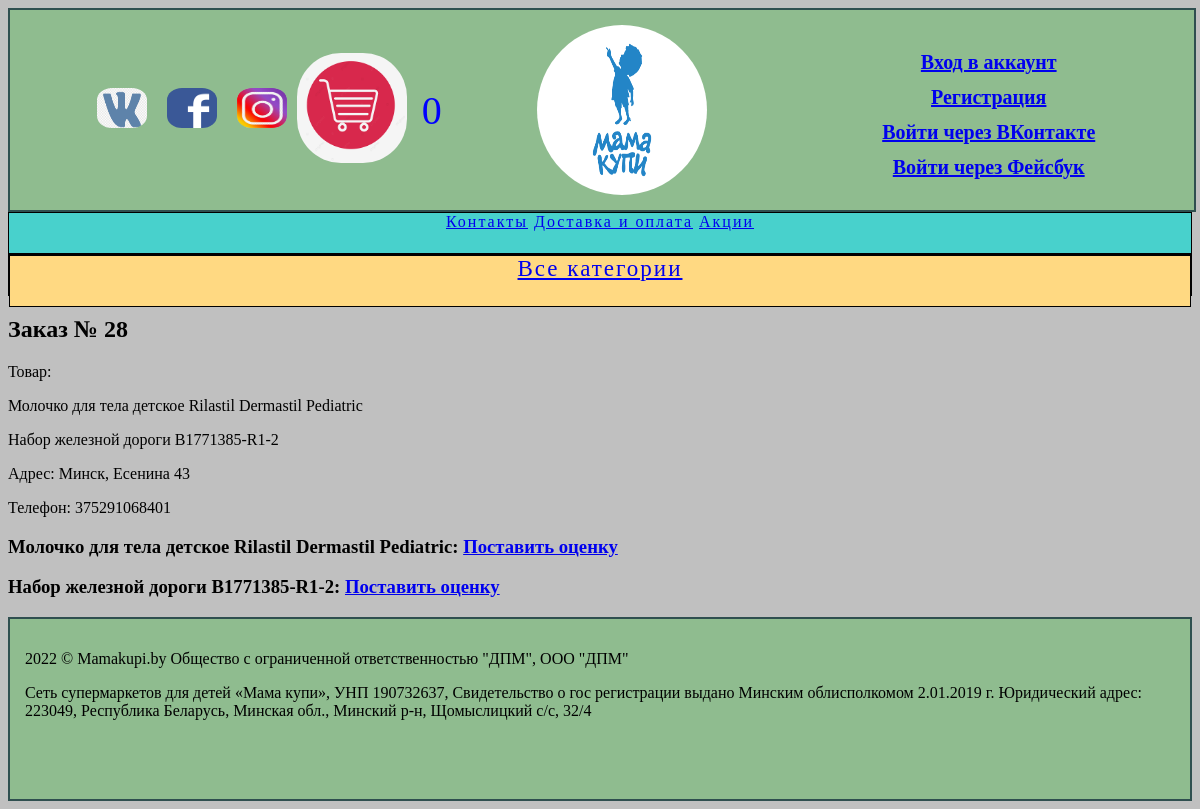
Page /order_details_for_buyer/28/ on the committed database.
### main/models.py (models this page shows, shortened)
class Order(models.Model):
    CHOICES_PAYMENT = (
        ('Наличные','Наличные при получении'),
        ('Оплата картой', 'Оплата картой'),
    )
    CHOICES_DELIVERY = (
        ('Самовывоз', 'Самовывоз'),
        ('Курьер', 'Курьер'),
        ('Почта', 'Почта'),
    )
    CHOICES_STATUS = (
        ('Принято в обработку', 'Принято в обработку'),
        ('Упакован и отправлен', 'Упакован и отправлен'),
        ('Доставлен покупателю', 'Доставлен покупателю'),
        ('Ожидание поступления товара', 'Ожидание поступления товара'),
        ('Отменен', 'Отменен'),
    )
    data_order = models.DateTimeField(auto_now_add=True)
    products = models.ManyToManyField('Product', verbose_name='Товар')
    buyer = models.ForeignKey(User, on_delete=models.SET_NULL, null=True, verbose_name='Покупатель')
    status = models.CharField(max_length=50, default='Принято в обработку', choices=CHOICES_STATUS, verbose_name='Статус заказа')
    total = models.DecimalField(max_digits=5, decimal_places=2, verbose_name='Итого')
    payment = models.CharField(max_length=50, choices=CHOICES_PAYMENT, verbose_name='Способ оплаты')
    delivery = models.CharField(max_length=50, choices=CHOICES_DELIVERY, verbose_name='Способ доставки')
    comment = models.TextField(blank=True, verbose_name='Комментарий')
    adress = models.TextField(null=True, verbose_name='Адрес')
    phone = models.CharField(null=True, max_length=13, verbose_name='Телефон')

class Product(models.Model):
    name = models.CharField(max_length=200, db_index=True)
    slug = AutoSlugField(max_length=200, db_index=True, populate_from='name')
    category = models.ForeignKey(Category, related_name='products', on_delete=models.CASCADE)
    brand = models.ForeignKey(Brand, related_name='brands', on_delete=models.CASCADE, null=True)
    price = models.DecimalField(max_digits=6, decimal_places=2)
    discount = models.BooleanField(default=False)
    sale = models.DecimalField(default=1, decimal_places=2, max_digits=3)
    country = models.CharField(max_length=50, db_index=True)
    description = models.TextField(blank=True)
    full_description = models.TextField(blank=True)
    stock = models.PositiveIntegerField()
    available = models.BooleanField(default=True)
    created = models.DateTimeField(auto_now_add=True)
    updated = models.DateTimeField(auto_now=True)
    rating = models.FloatField(null=True, blank=True)
    cost_price = models.DecimalField(max_digits=6, decimal_places=2, default=0)
    def __str__(self):
        return self.name
    class Meta:
        ordering=('name',)
        index_together = (('id','slug'),)

### main/views.py (the view)
# urls.py: path('order_details_for_buyer/<order_id>/', order_details_for_buyer, name='order_details_for_buyer'),
def order_details_for_buyer(request, order_id):
    order = Order.objects.get(id=order_id)
    if order.status == 'Доставлен покупателю':
        products = []
        for i in order.products.all():
            products.append(i)
    else:
        products = None
    context = {'order':order, 'products': products}
    return render(request, 'order_details_for_buyer.html', context)

### cart/cart.py (called while the page is built)
    def __len__(self):
        return sum(item['quantity'] for item in self.cart.values())

### cart/context_processors.py (called while the page is built)
def cart(request):
    return {'cart': Cart(request)}

### main/templates/order_details_for_buyer.html
{% extends "main.html" %}
{% block content %}
<body>
<h2>Заказ № {{order.id}}</h2>
<div>
    <p>Товар: {% for product in order.products.all %}
    <p>{{product}} </p>
    {% endfor %}</p>
    <p>Адрес: {{order.adress}}</p>
    <p>Телефон: {{order.phone}}</p>
</div>
{% for product in products %}
<h3>{{product.name}}: <a href="/rating_product/{{order.id}}/{{product.id}}/">Поставить оценку </a></h3>
{% endfor %}
</body>
{% endblock %}>

### main/static/css/style.css (style rules this page uses)
body { background: silver; }

### rows in the picture
Order: id "28", adress "Минск, Есенина 43", phone "375291068401"
Product: name "Молочко для тела детское Rilastil Dermastil Pediatric"
Product: name "Набор железной дороги B1771385-R1-2"
